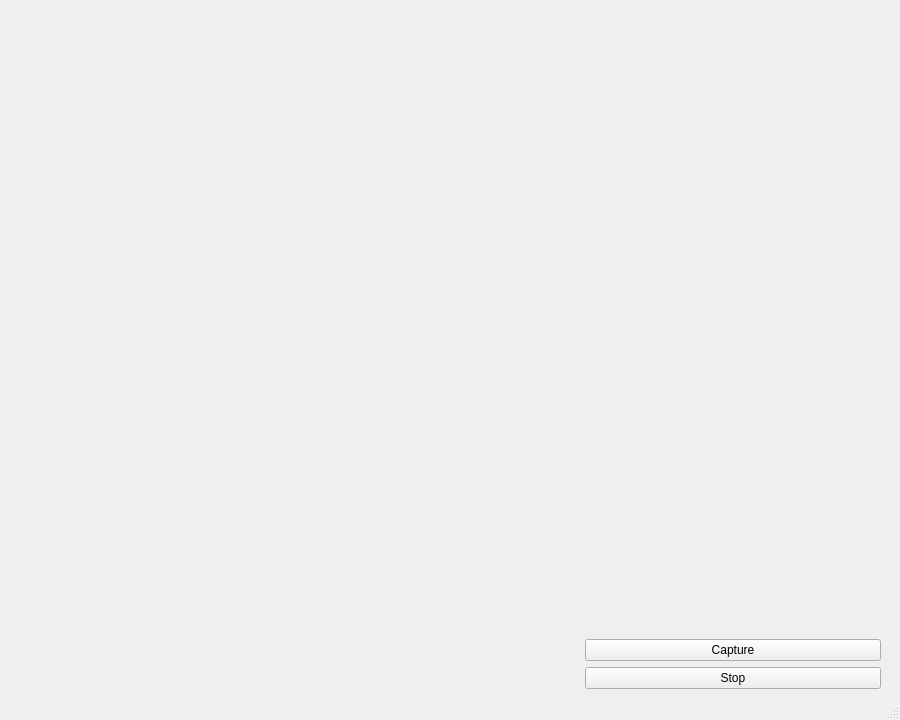
<?xml version="1.0" encoding="UTF-8"?>
<ui version="4.0">
 <class>MainWindow</class>
 <widget class="QMainWindow" name="MainWindow">
  <property name="geometry">
   <rect>
    <x>0</x>
    <y>0</y>
    <width>900</width>
    <height>720</height>
   </rect>
  </property>
  <property name="windowTitle">
   <string>MainWindow</string>
  </property>
  <widget class="QWidget" name="centralwidget">
   <layout class="QHBoxLayout" name="horizontalLayout">
    <property name="leftMargin">
     <number>10</number>
    </property>
    <property name="topMargin">
     <number>9</number>
    </property>
    <property name="rightMargin">
     <number>10</number>
    </property>
    <property name="bottomMargin">
     <number>0</number>
    </property>
    <item>
     <widget class="QWidget" name="camPanel" native="true">
      <property name="minimumSize">
       <size>
        <width>560</width>
        <height>0</height>
       </size>
      </property>
      <property name="maximumSize">
       <size>
        <width>720</width>
        <height>16777215</height>
       </size>
      </property>
      <layout class="QVBoxLayout" name="verticalLayout">
       <property name="spacing">
        <number>20</number>
       </property>
       <property name="leftMargin">
        <number>0</number>
       </property>
       <property name="topMargin">
        <number>0</number>
       </property>
       <property name="rightMargin">
        <number>0</number>
       </property>
       <property name="bottomMargin">
        <number>0</number>
       </property>
       <item>
        <widget class="CVImageWidget" name="cviCamera" native="true">
         <property name="maximumSize">
          <size>
           <width>560</width>
           <height>315</height>
          </size>
         </property>
        </widget>
       </item>
       <item>
        <widget class="CVImageWidget" name="cviPhoto" native="true">
         <property name="maximumSize">
          <size>
           <width>560</width>
           <height>315</height>
          </size>
         </property>
        </widget>
       </item>
      </layout>
     </widget>
    </item>
    <item>
     <widget class="QWidget" name="controlPanel" native="true">
      <layout class="QVBoxLayout" name="verticalLayout_2">
       <item>
        <widget class="QWidget" name="widget" native="true"/>
       </item>
       <item>
        <widget class="QPushButton" name="pbCapture">
         <property name="text">
          <string>Capture</string>
         </property>
        </widget>
       </item>
       <item>
        <widget class="QPushButton" name="pbStop">
         <property name="text">
          <string>Stop</string>
         </property>
        </widget>
       </item>
      </layout>
     </widget>
    </item>
   </layout>
  </widget>
  <widget class="QMenuBar" name="menubar">
   <property name="geometry">
    <rect>
     <x>0</x>
     <y>0</y>
     <width>900</width>
     <height>31</height>
    </rect>
   </property>
  </widget>
  <widget class="QStatusBar" name="statusbar"/>
 </widget>
 <customwidgets>
  <customwidget>
   <class>CVImageWidget</class>
   <extends>QWidget</extends>
   <header>CVImageWidget.h</header>
   <container>1</container>
  </customwidget>
 </customwidgets>
 <resources/>
 <connections/>
</ui>
